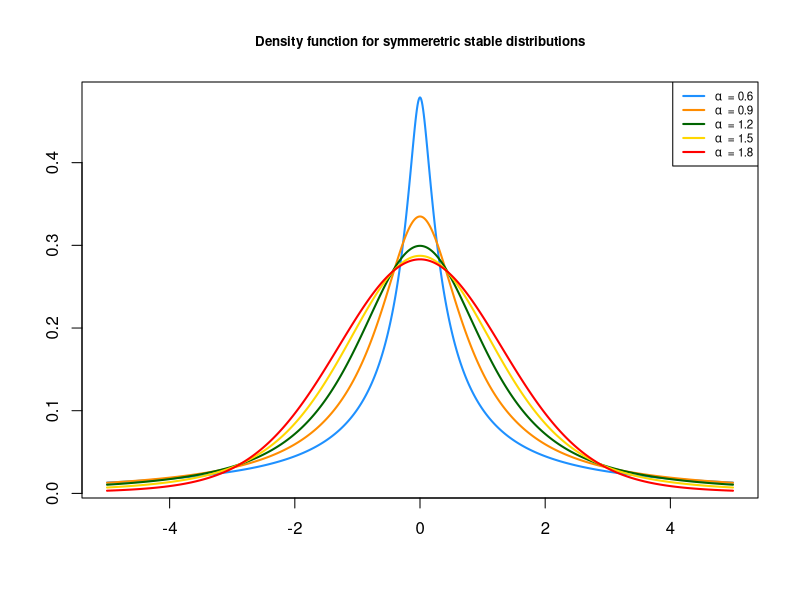
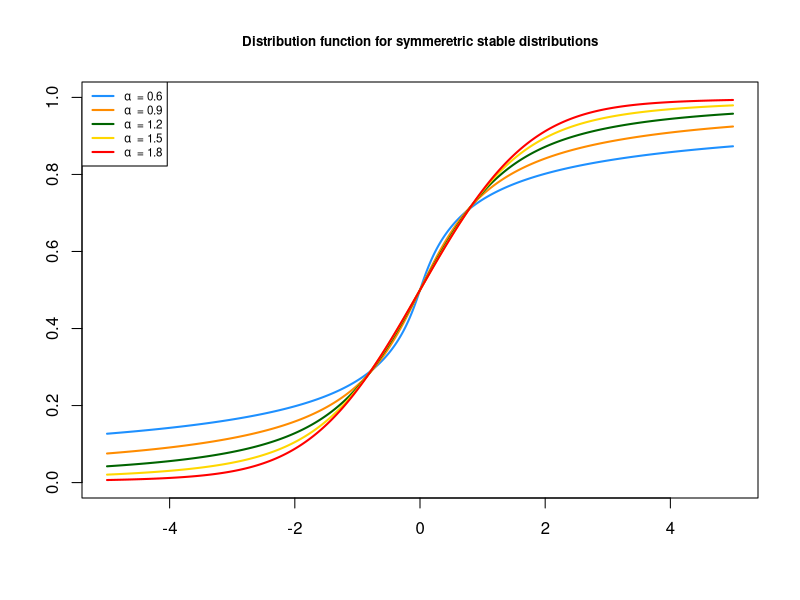
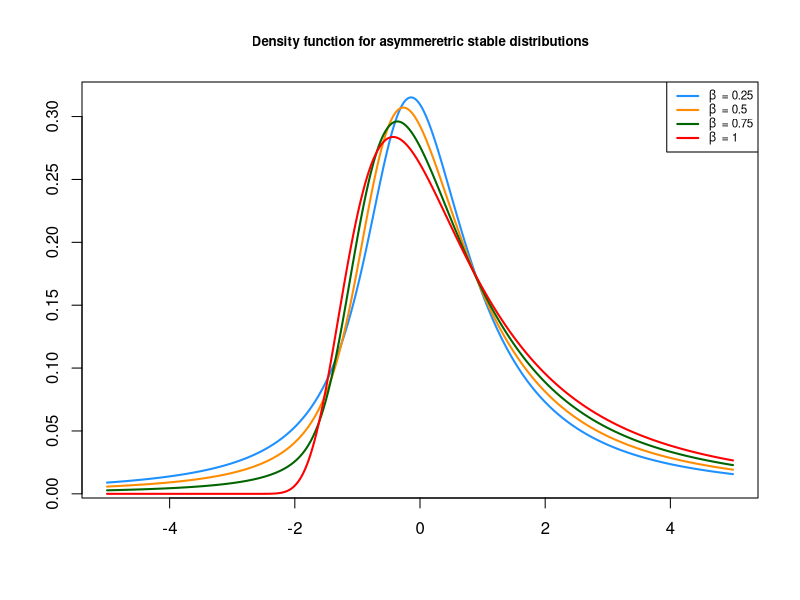
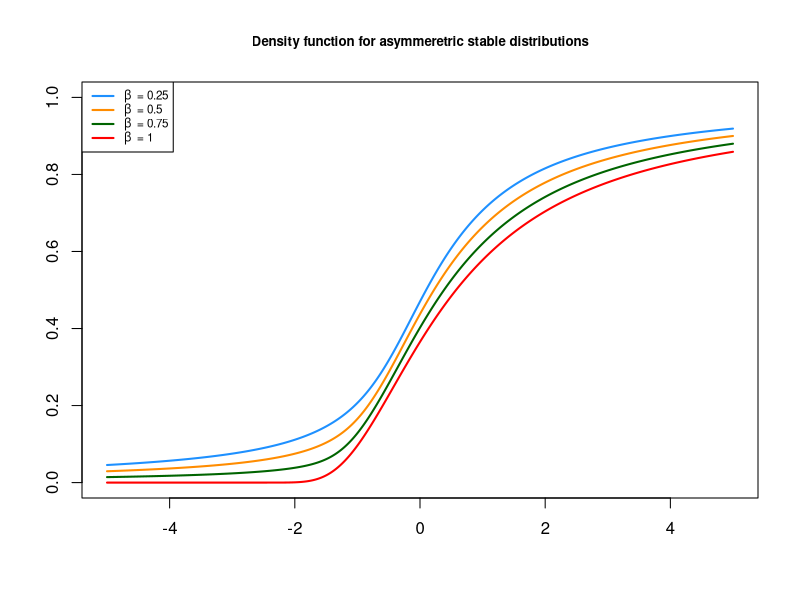
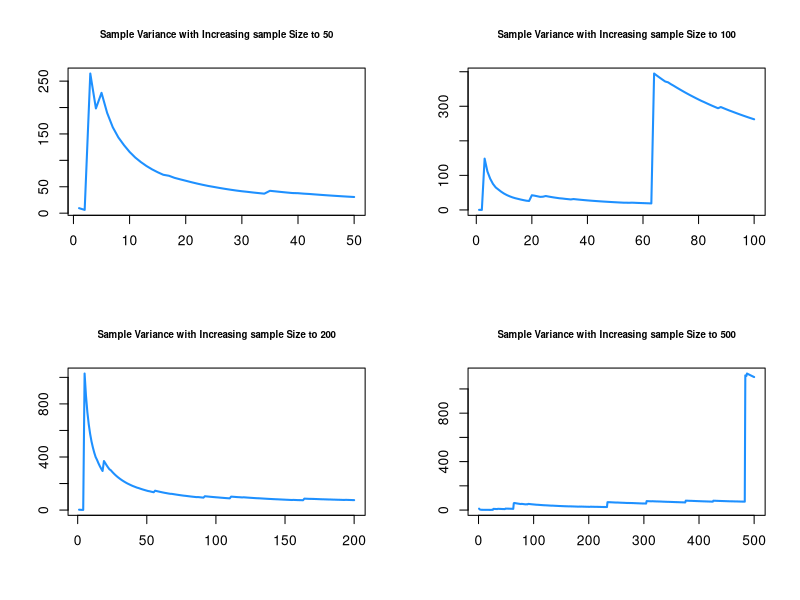
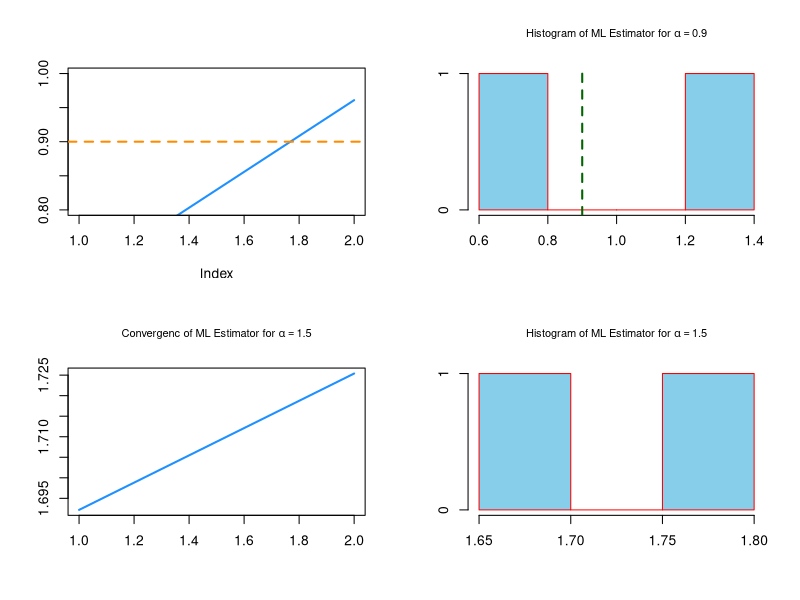

These figures' R source, in order:
## ---- chunk 1
knitr::opts_chunk$set(echo = TRUE, warning = FALSE, message = FALSE)
## ---- chunk 2
library(stabledist)
library(knitr)
## ---- chunk 3
set.seed(123)
x <- seq(-5, 5, by = 0.01)
plot(x, dstable(x, 0.6, 0, 1, 0), type = "l", lwd = 2, col = "dodgerblue", 
xlab = "", ylab = "", main = "Density function for symmeretric stable distributions", 
cex.main = 0.8)
lines(x, dstable(x, 0.9, 0, 1, 0), type = "l", lwd = 2, col = "darkorange")
lines(x, dstable(x, 1.2, 0, 1, 0), type = "l", lwd = 2, col = "darkgreen")
lines(x, dstable(x, 1.5, 0, 1, 0), type = "l", lwd = 2, col = "gold")
lines(x, dstable(x, 1.8, 0, 1, 0), type = "l", lwd = 2, col = "red")
legend("topright", legend = c(expression(alpha~ " = 0.6"), 
expression(alpha~ " = 0.9"), expression(alpha~ " = 1.2"),
expression(alpha~ " = 1.5"), expression(alpha~ " = 1.8")), 
col = c("dodgerblue", "darkorange", "darkgreen", "gold", "red"), lwd = 2, 
cex = 0.7)

## ---- chunk 4
plot(x, pstable(x, 0.6, 0, 1, 0), type = "l", lwd = 2, col = "dodgerblue", ylim = c(0, 1), 
, xlab = "", ylab = "", main = "Distribution function for symmeretric stable distributions", 
cex.main = 0.8)
lines(x, pstable(x, 0.9, 0, 1, 0), type = "l", lwd = 2, col = "darkorange")
lines(x, pstable(x, 1.2, 0, 1, 0), type = "l", lwd = 2, col = "darkgreen")
lines(x, pstable(x, 1.5, 0, 1, 0), type = "l", lwd = 2, col = "gold")
lines(x, pstable(x, 1.8, 0, 1, 0), type = "l", lwd = 2, col = "red")
legend("topleft", legend = c(expression(alpha~ " = 0.6"), 
expression(alpha~ " = 0.9"), expression(alpha~ " = 1.2"),
expression(alpha~ " = 1.5"), expression(alpha~ " = 1.8")), 
col = c("dodgerblue", "darkorange", "darkgreen", "gold", "red"), lwd = 2, 
cex = 0.7)

## ---- chunk 5
plot(x, dstable(x, 1, 0.25, 1, 0), type = "l", lwd = 2, col = "dodgerblue", 
, xlab = "", ylab = "", main = "Density function for asymmeretric stable distributions",
cex.main = 0.8)
lines(x, dstable(x, 1, 0.5, 1, 0), type = "l", lwd = 2, col = "darkorange")
lines(x, dstable(x, 1, 0.75, 1, 0), type = "l", lwd = 2, col = "darkgreen")
lines(x, dstable(x, 1, 1, 1, 0), type = "l", lwd = 2, col = "red")
legend("topright", legend = c(expression(beta~ " = 0.25"), 
expression(beta~ " = 0.5"), expression(beta~ " = 0.75"),
expression(beta~ " = 1")), 
col = c("dodgerblue", "darkorange", "darkgreen", "red"), lwd = 2, 
cex = 0.7)

## ---- chunk 6
plot(x, pstable(x, 1, 0.25, 1, 0), type = "l", lwd = 2, col = "dodgerblue", ylim = c(0, 1), 
, xlab = "", ylab = "", main = "Density function for asymmeretric stable distributions", 
cex.main = 0.8)
lines(x, pstable(x, 1, 0.5, 1, 0), type = "l", lwd = 2, col = "darkorange")
lines(x, pstable(x, 1, 0.75, 1, 0), type = "l", lwd = 2, col = "darkgreen")
lines(x, pstable(x, 1, 1, 1, 0), type = "l", lwd = 2, col = "red")
legend("topleft", legend = c(expression(beta~ " = 0.25"), 
expression(beta~ " = 0.5"), expression(beta~ " = 0.75"),
expression(beta~ " = 1")), 
col = c("dodgerblue", "darkorange", "darkgreen", "red"), lwd = 2, 
cex = 0.7)

## ---- chunk 7
p <- c(2, 5, 10, 20)
p1 <- pstable(p, 0.6, 0, 1, 0, lower.tail = FALSE)
p2 <- pstable(p, 0.9, 0, 1, 0, lower.tail = FALSE)
p3 <- pstable(p, 1.2, 0, 1, 0, lower.tail = FALSE)
p4 <- pstable(p, 1.5, 0, 1, 0, lower.tail = FALSE)
p5 <- pstable(p, 1.8, 0, 1, 0, lower.tail = FALSE)
df <- data.frame(p = p, p1, p2, p3, p4, p5)
colnames(df) <- c("p", "alpha=0.6", "alpha=0.9", "alpha=1.2", "alpha=1.5",
 "alpha=1.8")
kable(df, "pipe", align = c("l", "c", "c"))
## ---- chunk 8
p <- c(2, 5, 10, 20)
p1 <- pstable(p, 0.6, 0.8, 1, 0, lower.tail = FALSE)
p2 <- pstable(p, 0.9, 0.8, 1, 0, lower.tail = FALSE)
p3 <- pstable(p, 1.2, 0.8, 1, 0, lower.tail = FALSE)
p4 <- pstable(p, 1.5, 0.8, 1, 0, lower.tail = FALSE)
p5 <- pstable(p, 1.8, 0.8, 1, 0, lower.tail = FALSE)

df <- data.frame(p = p, p1, p2, p3, p4, p5)
colnames(df) <- c("p", "alpha=0.6", "alpha=0.9", "alpha=1.2", "alpha=1.5",
 "alpha=1.8")
kable(df, "pipe", align = c("l", "c", "c"))

## ---- chunk 9
n1 <- 50
n2 <- 100
n3 <- 200
n4 <- 500
s1 <- rstable(n1, 1, 0, 1, 0)
s2 <- rstable(n2, 1, 0, 1, 0)
s3 <- rstable(n3, 1, 0, 1, 0)
s4 <- rstable(n4, 1, 0, 1, 0)

par(mfrow = c(2, 2))
plot(cumsum(s1 ^ 2) / (1:length(s1)), type = "l", col = "dodgerblue", 
lwd = 2, xlab = "", ylab = "", main = "Sample Variance with Increasing sample Size to 50", 
cex.main = 0.7)

plot(cumsum(s2 ^ 2) / (1:length(s2)), type = "l", col = "dodgerblue", 
lwd = 2, xlab = "", ylab = "", main = "Sample Variance with Increasing sample Size to 100", 
cex.main = 0.7)

plot(cumsum(s3 ^ 2) / (1:length(s3)), type = "l", col = "dodgerblue", 
lwd = 2, xlab = "", ylab = "", main = "Sample Variance with Increasing sample Size to 200", 
cex.main = 0.7)

plot(cumsum(s4 ^ 2) / (1:length(s4)), type = "l", col = "dodgerblue", 
lwd = 2, xlab = "", ylab = "", main = "Sample Variance with Increasing sample Size to 500", 
cex.main = 0.7)
## ---- chunk 10
n <- 25
r <- 2
alpha1 <- 0.9
beta <- 0
gamma <- 1
mu <- 0
s <- matrix(rep(NA, n * r), r, n)
for(i in 1:r)
s[i, ] <- rstable(n, alpha1, beta, gamma, mu)
alpha_hat_1 <- NULL


start_time <- Sys.time()

for(i in 1:r)
alpha_hat_1[i] <- as.numeric(unlist(optim(0.5, function(par){
ifelse(par<0.1 | par>2, -10000, sum(log(dstable(s[i, ], par, 0, 1, 0))))},
control = list(fnscale = -1))))[1]

end_time <- Sys.time()
end_time - start_time 

c(mean(alpha_hat_1), sd(alpha_hat_1))

plot(cumsum(alpha_hat_1) / (1:length(alpha_hat_1)), type = "l", 
col = "dodgerblue", lwd = 2, ylim = c(0.8, 1), ylab = "")
abline(h = alpha1, col = "darkorange", lwd = 2, lty = 2, xlab = "", ylab = "", main = bquote("Convergenc of ML Estimator for"~alpha == 0.9), 
cex.main = 0.8)

hist(alpha_hat_1, col = "skyblue", border = "red", xlab = "", ylab = "", 
main = bquote("Histogram of ML Estimator for"~alpha == 0.9), 
cex.main = 0.8)
abline(v = alpha1, col = "darkgreen", lwd = 2, lty = 2)
## ---- chunk 11
alpha2 <- 1.5
s <- matrix(rep(NA, n * r), r, n)
for(i in 1:r)
s[i, ] <- rstable(n, alpha2, beta, gamma, mu)
alpha_hat_2 <- NULL


start_time <- Sys.time()

for(i in 1:r)
alpha_hat_2[i] <- as.numeric(unlist(optim(1, function(par){
ifelse(par<0.1 | par>2, -10000, sum(log(dstable(s[i, ], par, 0, 1, 0))))},
control = list(fnscale = -1))))[1]

end_time <- Sys.time()
end_time - start_time 

c(mean(alpha_hat_2), sd(alpha_hat_2))


## converganc
plot(cumsum(alpha_hat_2) / (1:length(alpha_hat_2)), type = "l", 
col = "dodgerblue", lwd = 2, xlab = "", ylab = "", main = bquote("Convergenc of ML Estimator for"~alpha == 1.5), 
cex.main = 0.8)
abline(h = alpha2, col = "darkorange", lwd = 2, lty = 2)

## histogram
hist(alpha_hat_2, col = "skyblue", border = "red", xlab = "", ylab = "", 
main = bquote("Histogram of ML Estimator for"~alpha == 1.5), 
cex.main = 0.8)
abline(v = alpha2, col = "darkgreen", lwd = 2, lty = 2)
